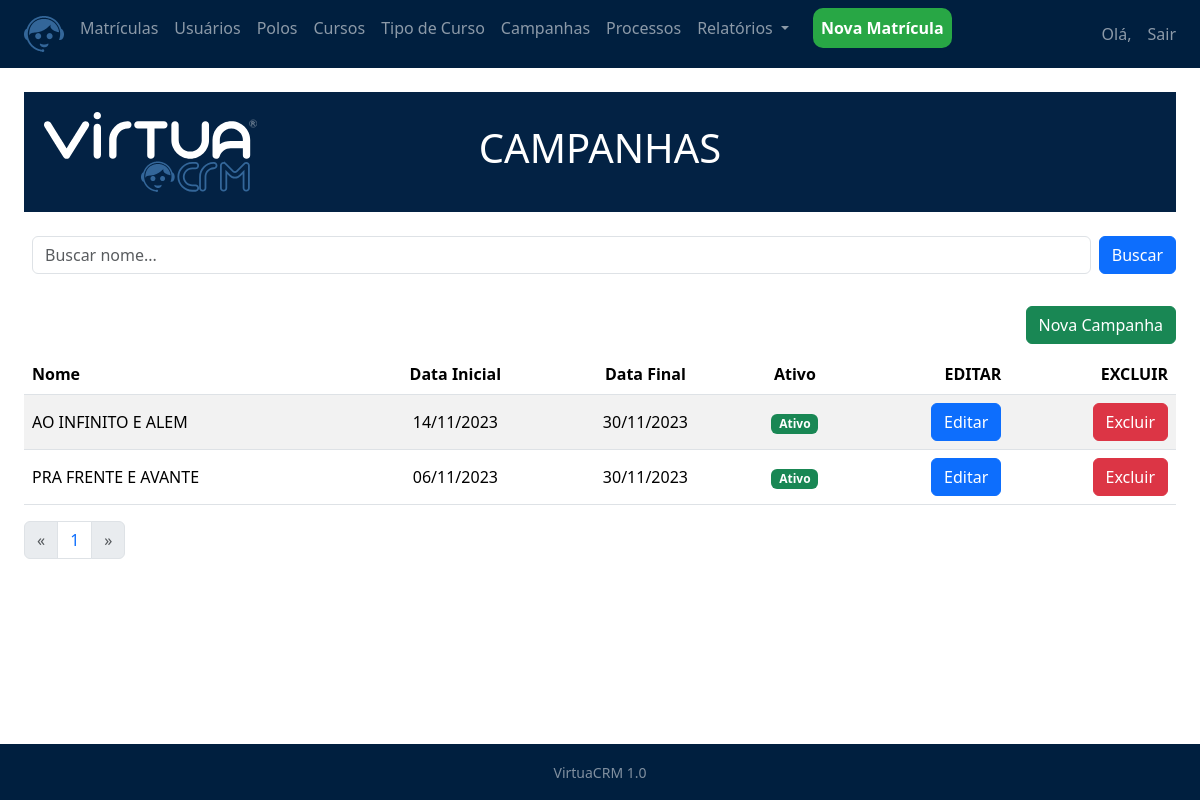
The app's page /matriculas/campanhas/ (signed in), older data.
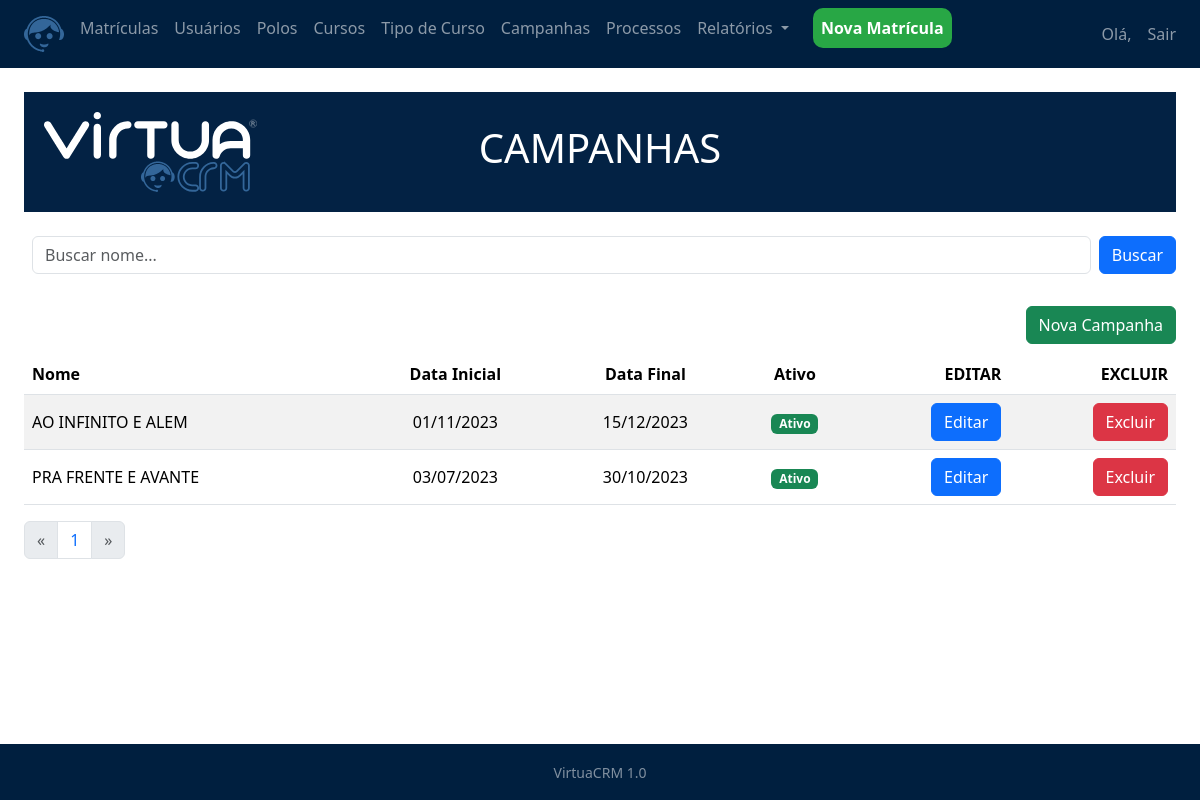
The same page, newer data.
### matriculas/models.py (models this page shows, shortened)
class cad_campanhas(models.Model):
    nome = models.CharField(max_length=100)
    data_inicio = models.DateTimeField()
    data_fim = models.DateTimeField()
    create_date = models.DateTimeField(auto_now_add=True)
    update_date = models.DateTimeField(auto_now=True)
    active = models.BooleanField(default=True)
    class Meta:
        db_table = 'campanhas'
    def get_data_inicio_camp(self):
        return self.data_inicio.strftime('%d/%m/%Y')
    def get_data_fim_camp(self):
        return self.data_fim.strftime('%d/%m/%Y')
    def get_absolute_url(self):
        return reverse("matriculas:campanha_update", kwargs={'id': self.id}) #Direciona para a url de edição
    def get_delete_url(self):
        return reverse("matriculas:campanha_delete", kwargs={'id': self.id})# Exclui o resgistro

### matriculas/views.py (the view)
# urls.py: path('campanhas/', CampanhaListView.as_view(), name='campanha_list'),
class CampanhaListView(LoginRequiredMixin, ListView):
    template_name = 'matriculas/campanha_list.html'
    model = cad_campanhas
    queryset = cad_campanhas.objects.all()
    paginate_by = 10
    def get_queryset(self):
        queryset = super().get_queryset()
        search_query = self.request.GET.get('name', '')
        if search_query:
            queryset = queryset.filter(nome__icontains=search_query)
        return queryset

### matriculas/templates/matriculas/campanha_list.html
{% extends 'model-page.html'%}
{% load static %}
{% block content %}
<link rel="stylesheet" type="text/css" href="{% static 'css/style.css' %}">
<div class="redenc mb-3 d-flex align-items-center text-center justify-content-between">
  <img src="{% static 'images/virtua_full.svg' %}" alt="Imagem" style="width: auto; height: 80px; margin-right: 10px;">
  <div class="mx-auto">
      <div class="d-flex">
          <h1>CAMPANHAS</h1>
      </div>
  </div>
  <img src="{% static 'images/branco.svg' %}" alt="" style="width: auto; height: 80px; margin-right: 10px;">
</div>
<form method="GET" action="">
  <div class="d-flex align-items-center">
      <div class="p-2 flex-grow-1">
          <input class="form-control" type="text" name="name" value="{{ search_query }}" placeholder="Buscar nome...">
      </div>
      <div class="p2">
          <button type="submit" class="btn btn-primary">Buscar</button>
      </div>
  </div>
</form>
<div class="pt-4">
<a href="{% url 'matriculas:campanha_new' %}"
    <button type="button" class="btn btn-success" style="float: right; margin-bottom: 10px">Nova Campanha</button>
  </a>
</div>
<table class="table table table-striped table-hover">
    <thead>
        <tr>
          <th class="text-start align-middle">Nome</th>
          <th class="text-center align-middle">Data Inicial</th>
          <th class="text-center align-middle">Data Final</th>
          <th class="text-center align-middle">Ativo</th>
          <th class="text-end align-middle">EDITAR</th>
          <th class="text-end align-middle">EXCLUIR</th>
        </tr>
      </thead>
      <tbody>
        {% for cad_campanha in object_list %}
          <tr>
            <td class="text-start align-middle">{{cad_campanha.nome}}</td>
            <td class="text-center align-middle">{{cad_campanha.get_data_inicio_camp}}</td>
            <td class="text-center align-middle">{{cad_campanha.get_data_fim_camp}}</td>
            <td class="text-center align-middle">
              {% if cad_campanha.active %}
                <span class="badge bg-success">Ativo</span>
              {% else %}
                <span class="badge bg-danger">Inativo</span>
              {% endif %}
            </td>
            <td class="text-end align-middle"><a href = "{{ cad_campanha.get_absolute_url }}"><button type="button" class="btn btn-primary">Editar</button></td>
              <form method="POST" action="{{ cad_campanha.get_delete_url }}">{% csrf_token %}
                <td class="text-end align-middle"><button type="submit" class="btn btn-danger">Excluir</button></td>
              </form>
          </tr>
        {% endfor %}
      </tbody>
  </table>
  <ul class="pagination">
    {%if  page_obj.has_previous %}
      <li class="page-item">
        <a class="page-link" href="?page={{ page_obj.previous_page_number }}" aria-label="Previous">
          <span aria-hidden="true">&laquo;</span>
        </a>
      </li>
    {% else %}
      <li class="page-item disabled">
        <a class="page-link" href="#" aria-label="Previous">
          <span aria-hidden="true">&laquo;</span>
        </a>
      </li>
    {% endif %}
    {% for object in page_obj.paginator.page_range %}
      <li class="page-item"><a class="page-link" href="?page={{ forloop.counter }}">{{ forloop.counter }}</a></li>
    {% endfor %}
    {% if page_obj.has_next %}
      <li class="page-item">
        <a class="page-link" href="?page= {{ page_obj.next_page_number }}" aria-label="Next">
          <span aria-hidden="true">&raquo;</span>
        </a>
      </li>
    {% else %}
      <li class="page-item disabled">
        <a class="page-link" href="#" aria-label="Next">
          <span aria-hidden="true">&raquo;</span>
        </a>
      </li>
    {% endif %}
    </ul>
{% endblock %}

### core/templates/model-page.html (shortened to what this page needs)
<!DOCTYPE html>
<html lang="pt-br">
<head>
    <link href="https://cdn.jsdelivr.net/npm/bootstrap@5.3.2/dist/css/bootstrap.min.css" rel="stylesheet">
</head>
<body class="d-flex flex-column">
    <header>
        {% include "model-header.html" %}
    </header>
        <main class="content" >
            <div class="m-4 align-content-center">
                {% block content %} {% endblock %}
            </div>
        </main>
    <footer class="py-3 custom-navbar-bg text-white-50" style="position: fixed; bottom: 0; width: 100%;">
        {% include "model-footer.html" %}
    </footer>
</body>
</html>

### core/templates/model-header.html (shortened to what this page needs)
{% load static %}
<nav class="navbar navbar-expand-sm custom-navbar-bg navbar-dark mr-2">
    <ul class="nav navbar-nav">
        <li class="nav-item">
            <a class="nav-link">
            </a>
        </li>
        <li class="nav-item">
            <a class="nav-link" href="{% url 'user_rank' %}">
                <img src="{% static 'images/virtua_white.svg' %}" alt="Logo" class="img-fluid" style="width: 40px; height: auto;">
            </a>
        </li>
        <li class="nav-item">
            <a class="nav-link" href="{% url 'matriculas:matriculas_list' %}">Matrículas</a>
        </li>
        {% if request.user.is_authenticated and request.user.userprofile.cargo == 'A' or request.user.is_superuser %}
            <li class="nav-item">
                <a class="nav-link" href="{% url 'matriculas:user_list' %}">Usuários</a>
        {% endif %}
        </li>
        {% if request.user.is_authenticated and request.user.userprofile.cargo == 'A' or request.user.is_superuser %}
        <li class="nav-item">
            <a class="nav-link" href="{% url 'matriculas:polo_list' %}">Polos</a>
        {% endif %}
        </li>
        {% if request.user.is_authenticated and request.user.userprofile.cargo == 'A' or request.user.is_superuser %}
        <li class="nav-item">
            <a class="nav-link" href="{% url 'matriculas:curso_list' %}">Cursos</a>
            {% endif %}
        </li>
        {% if request.user.is_authenticated and request.user.userprofile.cargo == 'A' or request.user.is_superuser %}
        <li class="nav-item">
            <a class="nav-link" href="{% url 'matriculas:tipo_curso_list' %}">Tipo de Curso</a>
        {% endif %}
        </li>
        {% if request.user.is_authenticated and request.user.userprofile.cargo == 'A' or request.user.is_superuser %}
        <li class="nav-item">
            <a class="nav-link" href="{% url 'matriculas:campanha_list' %}">Campanhas</a>
        {% endif %}
        </li>
        {% if request.user.is_authenticated and request.user.userprofile.cargo == 'A' or request.user.is_superuser %}
        <li class="nav-item">
            <a class="nav-link" href="{% url 'matriculas:processo_list' %}">Processos</a>
        {% endif %}
        </li>
        {% if request.user.is_authenticated and request.user.userprofile.cargo == 'A' or request.user.is_superuser %}
        <li class="nav-item dropdown">
            <a class="nav-link dropdown-toggle" href="#" role="button" data-bs-toggle="dropdown" aria-expanded="false">
              Relatórios
            </a>
        {% endif %}
        </li>
        <li class="nav-item">
            <a class="nav-link">
            </a>
        </li>
        <li class="nav-item">
            <a class="nav-link highlight-link" href="{%url 'matriculas:matriculas_new'%}">Nova Matrícula</a>
        </li>
    </ul>
    <ul class="navbar-nav ms-auto ml-2">
        <li class="nav-item">
            <a class="nav-link">
        {% if request.user.is_authenticated %}
            <span class="navbar-text">Olá,  {{ request.user.first_name }}</span>
        {% endif %}
            </a>
        </li>
        <li class="nav-item">
            <a class="nav-link" href="{% url 'logout' %}">Sair</a>
        </li>
        <li class="nav-item">
            <a class="nav-link">
            </a>
        </li>
    </ul>
</nav>

### core/templates/model-footer.html (shortened to what this page needs)
<div class=" text-center custom-navbar-bg">
    <small class="custom-navbar-bg"> VirtuaCRM 1.0</small>
</div>

### core/static/css/style.css (style rules this page uses)
.redenc { background-color: #032244; color: #FFFFFF; text-align: center; padding: 20px; }

### core/templates/model-header.html (style rules this page uses)
.custom-navbar-bg { background-color: #001f3f; }
.highlight-link { background-color: #28a745; color: #fff; font-weight: bold; border-radius: 10px; padding: 8px 12px; }

### core/templates/model-footer.html (style rules this page uses)
.custom-navbar-bg { background-color: #001f3f; }

### core/templates/model-page.html (style rules this page uses)
html, body { height: 100%; }
.custom-navbar-bg { background-color: #001f3f; }

Row changes from the older to the newer data that the page shows:
changed cad_campanhas "AO INFINITO E ALEM": get_data_inicio_camp "14/11/2023" → "01/11/2023"; get_data_fim_camp "30/11/2023" → "15/12/2023"
changed cad_campanhas "PRA FRENTE E AVANTE": get_data_inicio_camp "06/11/2023" → "03/07/2023"; get_data_fim_camp "30/11/2023" → "30/10/2023"
